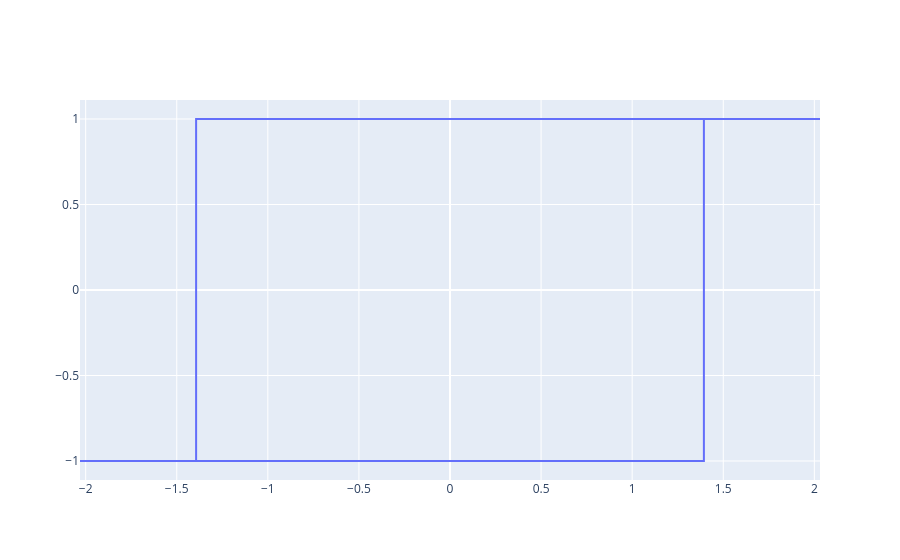

Here is the notebook cell this chart was saved with:
### Code cell
fig = go.Figure()

fig.add_trace(
    go.Scatter(
        x=displacement[:, target_nodes[0] * dims],
        y=U[:, target_nodes[0] * dims],
        mode="lines",
        marker=dict(size=1),
    )
)

fig.show()

### Figure 1 — Plotly figure (JSON) as saved in the notebook; plotly's stock layout.template omitted (floating-point values rounded to 4 significant figures; data arrays with more than 128 entries replaced by an {"elided": "..."} marker saying what was removed)
{"data": [{"marker": {"size": 1}, "mode": "lines", "type": "scatter", "x": {"elided": "22001 float values"}, "y": {"elided": "22001 float values"}}], "layout": {}}
